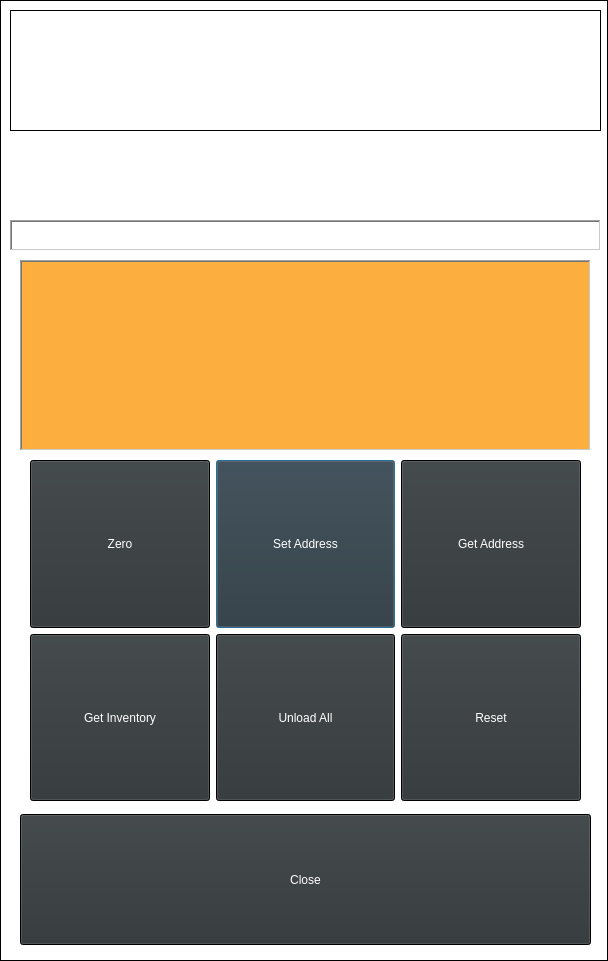
<?xml version="1.0" encoding="UTF-8"?>
<ui version="4.0">
 <class>UtdMaintWindow</class>
 <widget class="QDialog" name="UtdMaintWindow">
  <property name="geometry">
   <rect>
    <x>0</x>
    <y>0</y>
    <width>608</width>
    <height>961</height>
   </rect>
  </property>
  <property name="palette">
   <palette>
    <active>
     <colorrole role="WindowText">
      <brush brushstyle="SolidPattern">
       <color alpha="255">
        <red>255</red>
        <green>255</green>
        <blue>255</blue>
       </color>
      </brush>
     </colorrole>
     <colorrole role="Button">
      <brush brushstyle="SolidPattern">
       <color alpha="255">
        <red>0</red>
        <green>0</green>
        <blue>0</blue>
       </color>
      </brush>
     </colorrole>
     <colorrole role="Text">
      <brush brushstyle="SolidPattern">
       <color alpha="255">
        <red>255</red>
        <green>255</green>
        <blue>255</blue>
       </color>
      </brush>
     </colorrole>
     <colorrole role="ButtonText">
      <brush brushstyle="SolidPattern">
       <color alpha="255">
        <red>255</red>
        <green>255</green>
        <blue>255</blue>
       </color>
      </brush>
     </colorrole>
     <colorrole role="Base">
      <brush brushstyle="SolidPattern">
       <color alpha="255">
        <red>255</red>
        <green>255</green>
        <blue>255</blue>
       </color>
      </brush>
     </colorrole>
     <colorrole role="Window">
      <brush brushstyle="SolidPattern">
       <color alpha="255">
        <red>0</red>
        <green>0</green>
        <blue>0</blue>
       </color>
      </brush>
     </colorrole>
    </active>
    <inactive>
     <colorrole role="WindowText">
      <brush brushstyle="SolidPattern">
       <color alpha="255">
        <red>255</red>
        <green>255</green>
        <blue>255</blue>
       </color>
      </brush>
     </colorrole>
     <colorrole role="Button">
      <brush brushstyle="SolidPattern">
       <color alpha="255">
        <red>0</red>
        <green>0</green>
        <blue>0</blue>
       </color>
      </brush>
     </colorrole>
     <colorrole role="Text">
      <brush brushstyle="SolidPattern">
       <color alpha="255">
        <red>255</red>
        <green>255</green>
        <blue>255</blue>
       </color>
      </brush>
     </colorrole>
     <colorrole role="ButtonText">
      <brush brushstyle="SolidPattern">
       <color alpha="255">
        <red>255</red>
        <green>255</green>
        <blue>255</blue>
       </color>
      </brush>
     </colorrole>
     <colorrole role="Base">
      <brush brushstyle="SolidPattern">
       <color alpha="255">
        <red>255</red>
        <green>255</green>
        <blue>255</blue>
       </color>
      </brush>
     </colorrole>
     <colorrole role="Window">
      <brush brushstyle="SolidPattern">
       <color alpha="255">
        <red>0</red>
        <green>0</green>
        <blue>0</blue>
       </color>
      </brush>
     </colorrole>
    </inactive>
    <disabled>
     <colorrole role="WindowText">
      <brush brushstyle="SolidPattern">
       <color alpha="255">
        <red>190</red>
        <green>190</green>
        <blue>190</blue>
       </color>
      </brush>
     </colorrole>
     <colorrole role="Button">
      <brush brushstyle="SolidPattern">
       <color alpha="255">
        <red>0</red>
        <green>0</green>
        <blue>0</blue>
       </color>
      </brush>
     </colorrole>
     <colorrole role="Text">
      <brush brushstyle="SolidPattern">
       <color alpha="255">
        <red>190</red>
        <green>190</green>
        <blue>190</blue>
       </color>
      </brush>
     </colorrole>
     <colorrole role="ButtonText">
      <brush brushstyle="SolidPattern">
       <color alpha="255">
        <red>190</red>
        <green>190</green>
        <blue>190</blue>
       </color>
      </brush>
     </colorrole>
     <colorrole role="Base">
      <brush brushstyle="SolidPattern">
       <color alpha="255">
        <red>0</red>
        <green>0</green>
        <blue>0</blue>
       </color>
      </brush>
     </colorrole>
     <colorrole role="Window">
      <brush brushstyle="SolidPattern">
       <color alpha="255">
        <red>0</red>
        <green>0</green>
        <blue>0</blue>
       </color>
      </brush>
     </colorrole>
    </disabled>
   </palette>
  </property>
  <property name="windowTitle">
   <string>Dialog</string>
  </property>
  <widget class="QLabel" name="label">
   <property name="geometry">
    <rect>
     <x>10</x>
     <y>220</y>
     <width>591</width>
     <height>31</height>
    </rect>
   </property>
   <property name="frameShape">
    <enum>QFrame::WinPanel</enum>
   </property>
   <property name="frameShadow">
    <enum>QFrame::Sunken</enum>
   </property>
   <property name="text">
    <string>UTD Maintenance</string>
   </property>
   <property name="alignment">
    <set>Qt::AlignCenter</set>
   </property>
  </widget>
  <widget class="QWidget" name="gridLayoutWidget">
   <property name="geometry">
    <rect>
     <x>30</x>
     <y>460</y>
     <width>551</width>
     <height>341</height>
    </rect>
   </property>
   <layout class="QGridLayout" name="gridLayout">
    <item row="0" column="1">
     <widget class="QPushButton" name="pushButton_2">
      <property name="sizePolicy">
       <sizepolicy hsizetype="MinimumExpanding" vsizetype="MinimumExpanding">
        <horstretch>0</horstretch>
        <verstretch>0</verstretch>
       </sizepolicy>
      </property>
      <property name="palette">
       <palette>
        <active>
         <colorrole role="Button">
          <brush brushstyle="SolidPattern">
           <color alpha="255">
            <red>46</red>
            <green>52</green>
            <blue>54</blue>
           </color>
          </brush>
         </colorrole>
        </active>
        <inactive>
         <colorrole role="Button">
          <brush brushstyle="SolidPattern">
           <color alpha="255">
            <red>46</red>
            <green>52</green>
            <blue>54</blue>
           </color>
          </brush>
         </colorrole>
        </inactive>
        <disabled>
         <colorrole role="Button">
          <brush brushstyle="SolidPattern">
           <color alpha="255">
            <red>46</red>
            <green>52</green>
            <blue>54</blue>
           </color>
          </brush>
         </colorrole>
        </disabled>
       </palette>
      </property>
      <property name="text">
       <string>Set Address</string>
      </property>
     </widget>
    </item>
    <item row="0" column="0">
     <widget class="QPushButton" name="pushButton">
      <property name="sizePolicy">
       <sizepolicy hsizetype="MinimumExpanding" vsizetype="MinimumExpanding">
        <horstretch>0</horstretch>
        <verstretch>0</verstretch>
       </sizepolicy>
      </property>
      <property name="palette">
       <palette>
        <active>
         <colorrole role="Button">
          <brush brushstyle="SolidPattern">
           <color alpha="255">
            <red>46</red>
            <green>52</green>
            <blue>54</blue>
           </color>
          </brush>
         </colorrole>
        </active>
        <inactive>
         <colorrole role="Button">
          <brush brushstyle="SolidPattern">
           <color alpha="255">
            <red>46</red>
            <green>52</green>
            <blue>54</blue>
           </color>
          </brush>
         </colorrole>
        </inactive>
        <disabled>
         <colorrole role="Button">
          <brush brushstyle="SolidPattern">
           <color alpha="255">
            <red>46</red>
            <green>52</green>
            <blue>54</blue>
           </color>
          </brush>
         </colorrole>
        </disabled>
       </palette>
      </property>
      <property name="text">
       <string>Zero</string>
      </property>
     </widget>
    </item>
    <item row="0" column="2">
     <widget class="QPushButton" name="pushButton_3">
      <property name="sizePolicy">
       <sizepolicy hsizetype="MinimumExpanding" vsizetype="MinimumExpanding">
        <horstretch>0</horstretch>
        <verstretch>0</verstretch>
       </sizepolicy>
      </property>
      <property name="palette">
       <palette>
        <active>
         <colorrole role="Button">
          <brush brushstyle="SolidPattern">
           <color alpha="255">
            <red>46</red>
            <green>52</green>
            <blue>54</blue>
           </color>
          </brush>
         </colorrole>
        </active>
        <inactive>
         <colorrole role="Button">
          <brush brushstyle="SolidPattern">
           <color alpha="255">
            <red>46</red>
            <green>52</green>
            <blue>54</blue>
           </color>
          </brush>
         </colorrole>
        </inactive>
        <disabled>
         <colorrole role="Button">
          <brush brushstyle="SolidPattern">
           <color alpha="255">
            <red>46</red>
            <green>52</green>
            <blue>54</blue>
           </color>
          </brush>
         </colorrole>
        </disabled>
       </palette>
      </property>
      <property name="text">
       <string>Get Address</string>
      </property>
     </widget>
    </item>
    <item row="1" column="0">
     <widget class="QPushButton" name="pushButton_4">
      <property name="sizePolicy">
       <sizepolicy hsizetype="MinimumExpanding" vsizetype="MinimumExpanding">
        <horstretch>0</horstretch>
        <verstretch>0</verstretch>
       </sizepolicy>
      </property>
      <property name="palette">
       <palette>
        <active>
         <colorrole role="Button">
          <brush brushstyle="SolidPattern">
           <color alpha="255">
            <red>46</red>
            <green>52</green>
            <blue>54</blue>
           </color>
          </brush>
         </colorrole>
        </active>
        <inactive>
         <colorrole role="Button">
          <brush brushstyle="SolidPattern">
           <color alpha="255">
            <red>46</red>
            <green>52</green>
            <blue>54</blue>
           </color>
          </brush>
         </colorrole>
        </inactive>
        <disabled>
         <colorrole role="Button">
          <brush brushstyle="SolidPattern">
           <color alpha="255">
            <red>46</red>
            <green>52</green>
            <blue>54</blue>
           </color>
          </brush>
         </colorrole>
        </disabled>
       </palette>
      </property>
      <property name="text">
       <string>Get Inventory</string>
      </property>
     </widget>
    </item>
    <item row="1" column="1">
     <widget class="QPushButton" name="pushButton_5">
      <property name="sizePolicy">
       <sizepolicy hsizetype="MinimumExpanding" vsizetype="MinimumExpanding">
        <horstretch>0</horstretch>
        <verstretch>0</verstretch>
       </sizepolicy>
      </property>
      <property name="palette">
       <palette>
        <active>
         <colorrole role="Button">
          <brush brushstyle="SolidPattern">
           <color alpha="255">
            <red>46</red>
            <green>52</green>
            <blue>54</blue>
           </color>
          </brush>
         </colorrole>
        </active>
        <inactive>
         <colorrole role="Button">
          <brush brushstyle="SolidPattern">
           <color alpha="255">
            <red>46</red>
            <green>52</green>
            <blue>54</blue>
           </color>
          </brush>
         </colorrole>
        </inactive>
        <disabled>
         <colorrole role="Button">
          <brush brushstyle="SolidPattern">
           <color alpha="255">
            <red>46</red>
            <green>52</green>
            <blue>54</blue>
           </color>
          </brush>
         </colorrole>
        </disabled>
       </palette>
      </property>
      <property name="text">
       <string>Unload All</string>
      </property>
     </widget>
    </item>
    <item row="1" column="2">
     <widget class="QPushButton" name="pushButton_6">
      <property name="sizePolicy">
       <sizepolicy hsizetype="MinimumExpanding" vsizetype="MinimumExpanding">
        <horstretch>0</horstretch>
        <verstretch>0</verstretch>
       </sizepolicy>
      </property>
      <property name="palette">
       <palette>
        <active>
         <colorrole role="Button">
          <brush brushstyle="SolidPattern">
           <color alpha="255">
            <red>46</red>
            <green>52</green>
            <blue>54</blue>
           </color>
          </brush>
         </colorrole>
        </active>
        <inactive>
         <colorrole role="Button">
          <brush brushstyle="SolidPattern">
           <color alpha="255">
            <red>46</red>
            <green>52</green>
            <blue>54</blue>
           </color>
          </brush>
         </colorrole>
        </inactive>
        <disabled>
         <colorrole role="Button">
          <brush brushstyle="SolidPattern">
           <color alpha="255">
            <red>46</red>
            <green>52</green>
            <blue>54</blue>
           </color>
          </brush>
         </colorrole>
        </disabled>
       </palette>
      </property>
      <property name="text">
       <string>Reset</string>
      </property>
     </widget>
    </item>
   </layout>
  </widget>
  <widget class="QPushButton" name="pushButton_7">
   <property name="geometry">
    <rect>
     <x>20</x>
     <y>814</y>
     <width>571</width>
     <height>131</height>
    </rect>
   </property>
   <property name="palette">
    <palette>
     <active>
      <colorrole role="Button">
       <brush brushstyle="SolidPattern">
        <color alpha="255">
         <red>46</red>
         <green>52</green>
         <blue>54</blue>
        </color>
       </brush>
      </colorrole>
     </active>
     <inactive>
      <colorrole role="Button">
       <brush brushstyle="SolidPattern">
        <color alpha="255">
         <red>46</red>
         <green>52</green>
         <blue>54</blue>
        </color>
       </brush>
      </colorrole>
     </inactive>
     <disabled>
      <colorrole role="Button">
       <brush brushstyle="SolidPattern">
        <color alpha="255">
         <red>46</red>
         <green>52</green>
         <blue>54</blue>
        </color>
       </brush>
      </colorrole>
     </disabled>
    </palette>
   </property>
   <property name="text">
    <string>Close</string>
   </property>
  </widget>
  <widget class="QTextBrowser" name="textBrowser">
   <property name="geometry">
    <rect>
     <x>20</x>
     <y>260</y>
     <width>571</width>
     <height>191</height>
    </rect>
   </property>
   <property name="palette">
    <palette>
     <active>
      <colorrole role="Base">
       <brush brushstyle="SolidPattern">
        <color alpha="255">
         <red>252</red>
         <green>175</green>
         <blue>62</blue>
        </color>
       </brush>
      </colorrole>
     </active>
     <inactive>
      <colorrole role="Base">
       <brush brushstyle="SolidPattern">
        <color alpha="255">
         <red>252</red>
         <green>175</green>
         <blue>62</blue>
        </color>
       </brush>
      </colorrole>
     </inactive>
     <disabled>
      <colorrole role="Base">
       <brush brushstyle="SolidPattern">
        <color alpha="255">
         <red>0</red>
         <green>0</green>
         <blue>0</blue>
        </color>
       </brush>
      </colorrole>
     </disabled>
    </palette>
   </property>
   <property name="frameShape">
    <enum>QFrame::WinPanel</enum>
   </property>
  </widget>
  <widget class="QGraphicsView" name="graphicsView">
   <property name="geometry">
    <rect>
     <x>0</x>
     <y>0</y>
     <width>608</width>
     <height>961</height>
    </rect>
   </property>
   <property name="verticalScrollBarPolicy">
    <enum>Qt::ScrollBarAlwaysOff</enum>
   </property>
   <property name="horizontalScrollBarPolicy">
    <enum>Qt::ScrollBarAlwaysOff</enum>
   </property>
  </widget>
  <widget class="QGraphicsView" name="graphicsView_2">
   <property name="geometry">
    <rect>
     <x>10</x>
     <y>10</y>
     <width>591</width>
     <height>121</height>
    </rect>
   </property>
  </widget>
  <zorder>graphicsView</zorder>
  <zorder>label</zorder>
  <zorder>gridLayoutWidget</zorder>
  <zorder>pushButton_7</zorder>
  <zorder>textBrowser</zorder>
  <zorder>graphicsView_2</zorder>
 </widget>
 <resources/>
 <connections/>
</ui>
